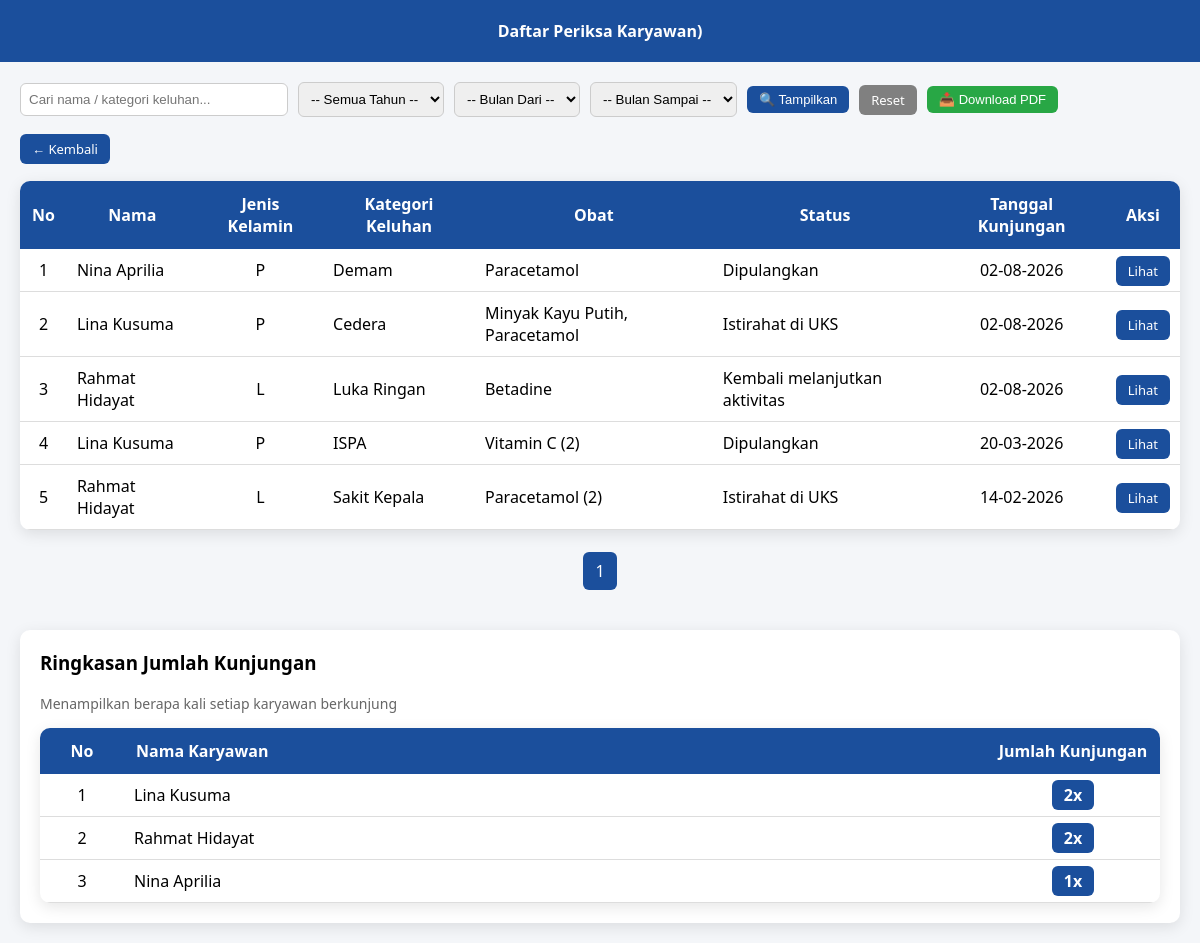
The page /admin/semua_hal_admin/hal_karyawan.php (signed in) on the database its author committed.
### tables this page shows
CREATE TABLE `kunjungan` (
  `id_kunjungan` int(11) NOT NULL AUTO_INCREMENT,
  `jenis_pasien` varchar(20) NOT NULL,
  `id_pasien` varchar(20) NOT NULL,
  `tanggal_kunjungan` timestamp NOT NULL DEFAULT current_timestamp(),
  `keluhan` text DEFAULT NULL,
  `created_at` timestamp NULL DEFAULT current_timestamp(),
  PRIMARY KEY (`id_kunjungan`)
);

CREATE TABLE `karyawan` (
  `id_karyawan` int(11) NOT NULL AUTO_INCREMENT,
  `nama` varchar(100) NOT NULL,
  `jenis_kelamin` enum('L','P') NOT NULL,
  PRIMARY KEY (`id_karyawan`)
);

### admin/semua_hal_admin/hal_karyawan.php (the view, shortened to what this page needs)
<?php
$conn = new mysqli("localhost", "root", "", "uks");
$search = isset($_GET['search']) ? trim($_GET['search']) : '';
$tahun = isset($_GET['tahun']) ? intval($_GET['tahun']) : '';
$bulan_dari = isset($_GET['bulan_dari']) ? $_GET['bulan_dari'] : '';
$bulan_sampai = isset($_GET['bulan_sampai']) ? $_GET['bulan_sampai'] : '';
$limit = 10;
$page = isset($_GET['page']) ? max(1, (int) $_GET['page']) : 1;
$start = ($page - 1) * $limit;
$query = "
SELECT
    k.id_kunjungan,
    kr.nama,
    kr.jenis_kelamin,
    p.jenis_penyakit,
    GROUP_CONCAT(
        IF(po.jumlah > 1, CONCAT(o.nama_obat, ' (', po.jumlah, ')'), o.nama_obat)
        ORDER BY po.id ASC
        SEPARATOR ', '
    ) as nama_obat,
    p.status_pasien,
    k.tanggal_kunjungan
FROM pemeriksaan_klinis p
JOIN kunjungan k ON p.id_kunjungan = k.id_kunjungan
JOIN karyawan kr ON k.id_pasien = kr.id_karyawan
LEFT JOIN pemeriksaan_obat po ON p.id_pemeriksaan = po.id_pemeriksaan
LEFT JOIN obat o ON po.id_obat = o.id_obat
WHERE k.jenis_pasien = 'karyawan'
";
$filter_bulan_sql = '';
$query .= $filter_bulan_sql;
$total_query_count = "
SELECT COUNT(DISTINCT k.id_kunjungan) as total
FROM pemeriksaan_klinis p
JOIN kunjungan k ON p.id_kunjungan = k.id_kunjungan
JOIN karyawan kr ON k.id_pasien = kr.id_karyawan
WHERE k.jenis_pasien = 'karyawan'
";
$total_query_count .= $filter_bulan_sql;
$total_data = $conn->query($total_query_count)->fetch_assoc()['total'] ?? 0;
$total_page = ceil($total_data / $limit);
$query .= " GROUP BY k.id_kunjungan, kr.nama, kr.jenis_kelamin, p.jenis_penyakit, p.status_pasien, k.tanggal_kunjungan
            ORDER BY k.tanggal_kunjungan DESC
            LIMIT $start, $limit";
$result = $conn->query($query);
$ringkasan_query = "
SELECT
    kr.nama,
    COUNT(DISTINCT k.id_kunjungan) as total_kunjungan
FROM pemeriksaan_klinis p
JOIN kunjungan k ON p.id_kunjungan = k.id_kunjungan
JOIN karyawan kr ON k.id_pasien = kr.id_karyawan
WHERE k.jenis_pasien = 'karyawan'
";
$ringkasan_query .= $filter_bulan_sql;
$ringkasan_query .= " GROUP BY kr.id_karyawan, kr.nama ORDER BY total_kunjungan DESC, kr.nama ASC";
$ringkasan = $conn->query($ringkasan_query);
?>
<!DOCTYPE html>
<html>
<head>
</head>
<body>
    <div class="header">Daftar Periksa Karyawan)</div>
    <div class="container">
        <form method="GET" style="margin-bottom:20px; display:flex; align-items:center; gap:10px; flex-wrap:wrap;">
            <input type="text" name="search" placeholder="Cari nama / kategori keluhan..."
                value="<?= htmlspecialchars($search) ?>" style="width:250px;">
            <select name="tahun">
                <option value="">-- Semua Tahun --</option>
            </select>
            <select name="bulan_dari">
                <option value="semua">-- Bulan Dari --</option>
            </select>
            <select name="bulan_sampai">
                <option value="semua">-- Bulan Sampai --</option>
            </select>
            <button type="submit" class="btn">🔍 Tampilkan</button>
            <a href="hal_karyawan.php" class="btn" style="background:gray;">Reset</a>
            <button type="button" class="btn" style="background:#28a745;" onclick="downloadKaryawan()">📥 Download
                PDF</button>
        </form>
        <a href="../dashboard.php" class="btn">← Kembali</a>
        <br><br>
        <table>
            <tr>
                <th>No</th>
                <th>Nama</th>
                <th>Jenis Kelamin</th>
                <th>Kategori Keluhan</th>
                <th>Obat</th>
                <th>Status</th>
                <th>Tanggal Kunjungan</th>
                <th>Aksi</th>
            </tr>
            <?php
            $no = $start + 1;
            if ($result->num_rows == 0):
                ?>
                <tr>
                    <td colspan="8" style="padding:30px; color:gray;">Belum ada data</td>
                </tr>
            <?php else:
                while ($row = $result->fetch_assoc()):
                    ?>
                    <tr>
                        <td><?= $no++ ?></td>
                        <td style="text-align:left;"><?= htmlspecialchars($row['nama']) ?></td>
                        <td><?= $row['jenis_kelamin'] ?></td>
                        <td style="text-align:left;"><?= htmlspecialchars($row['jenis_penyakit'] ?? '-') ?></td>
                        <td style="text-align:left;"><?= $row['nama_obat'] ? htmlspecialchars($row['nama_obat']) : '-' ?></td>
                        <td style="text-align:left;"><?= htmlspecialchars($row['status_pasien'] ?? '-') ?></td>
                        <td><?= date('d-m-Y', strtotime($row['tanggal_kunjungan'])) ?></td>
                        <td><a href="../lihat.php?id=<?= $row['id_kunjungan'] ?>" class="btn">Lihat</a></td>
                    </tr>
                <?php endwhile; endif; ?>
        </table>
        <br>
        <div style="display:flex; justify-content:center; gap:8px; flex-wrap:wrap;">
            <?php for ($i = 1; $i <= $total_page; $i++): ?>
                <a href="?page=<?= $i ?>&search=<?= urlencode($search) ?>&tahun=<?= $tahun ?>&bulan_dari=<?= $bulan_dari ?>&bulan_sampai=<?= $bulan_sampai ?>"
                    style="padding:8px 12px; border-radius:6px; text-decoration:none; background:<?= ($page == $i) ? '#1b4f9c' : '#eee' ?>; color:<?= ($page == $i) ? 'white' : 'black' ?>;">
                    <?= $i ?>
                </a>
            <?php endfor; ?>
        </div>
        <?php if ($ringkasan && $ringkasan->num_rows > 0): ?>
            <div
                style="margin-top:40px; background:white; padding:20px; border-radius:10px; box-shadow:0 4px 15px rgba(0,0,0,0.1);">
                <h3 style="margin-top:0;">Ringkasan Jumlah Kunjungan</h3>
                <p style="color:#666; font-size:14px;">
                    Menampilkan berapa kali setiap karyawan berkunjung
                </p>
                <table style="margin-top:15px;">
                    <tr>
                        <th style="width:60px;">No</th>
                        <th style="text-align:left;">Nama Karyawan</th>
                        <th style="width:150px;">Jumlah Kunjungan</th>
                    </tr>
                    <?php $no_r = 1;
                    while ($r = $ringkasan->fetch_assoc()): ?>
                        <tr>
                            <td><?= $no_r++ ?></td>
                            <td style="text-align:left;"><?= htmlspecialchars($r['nama']) ?></td>
                            <td>
                                <span
                                    style="background:#1b4f9c; color:white; padding:4px 12px; border-radius:6px; font-weight:600;">
                                    <?= $r['total_kunjungan'] ?>x
                                </span>
                            </td>
                        </tr>
                    <?php endwhile; ?>
                </table>
            </div>
        <?php endif; ?>
    </div>
</body>
</html>

### admin/semua_hal_admin/hal_karyawan.php (style rules this page uses)
body { margin: 0; font-family: 'Segoe UI'; background: #f4f6f9; }
.header { background: #1b4f9c; color: white; text-align: center; padding: 20px; font-weight: bold; }
.container { padding: 20px; }
table { width: 100%; border-collapse: collapse; background: white; border-radius: 10px; overflow: hidden; box-shadow: 0 4px 15px rgba(0, 0, 0, 0.1); }
th { background: #1b4f9c; color: white; padding: 12px; }
td { padding: 10px; text-align: center; border-bottom: 1px solid #ddd; }
.btn { background: #1b4f9c; color: white; padding: 6px 12px; border-radius: 6px; text-decoration: none; font-size: 13px; border: none; cursor: pointer; }
select, input[type=text] { padding: 8px; border-radius: 6px; border: 1px solid #ccc; }

### rows shown on the page
kunjungan: karyawan.nama "Nina Aprilia", karyawan.jenis_kelamin "P", jenis_penyakit "Demam", nama_obat "Paracetamol", status_pasien "Dipulangkan", tanggal_kunjungan "02-08-2026"
kunjungan: karyawan.nama "Lina Kusuma", karyawan.jenis_kelamin "P", jenis_penyakit "Cedera", nama_obat "Minyak Kayu Putih, Paracetamol", status_pasien "Istirahat di UKS", tanggal_kunjungan "02-08-2026"
kunjungan: karyawan.nama "Rahmat Hidayat", karyawan.jenis_kelamin "L", jenis_penyakit "Luka Ringan", nama_obat "Betadine", status_pasien "Kembali melanjutkan aktivitas", tanggal_kunjungan "02-08-2026"
kunjungan: karyawan.nama "Lina Kusuma", karyawan.jenis_kelamin "P", jenis_penyakit "ISPA", nama_obat "Vitamin C (2)", status_pasien "Dipulangkan", tanggal_kunjungan "20-03-2026"
kunjungan: karyawan.nama "Rahmat Hidayat", karyawan.jenis_kelamin "L", jenis_penyakit "Sakit Kepala", nama_obat "Paracetamol (2)", status_pasien "Istirahat di UKS", tanggal_kunjungan "14-02-2026"

### other values the page prints
$r['nama'] "Lina Kusuma"
$r['total_kunjungan'] "2"
$r['nama'] "Rahmat Hidayat"
$r['nama'] "Nina Aprilia"
$r['total_kunjungan'] "1"
